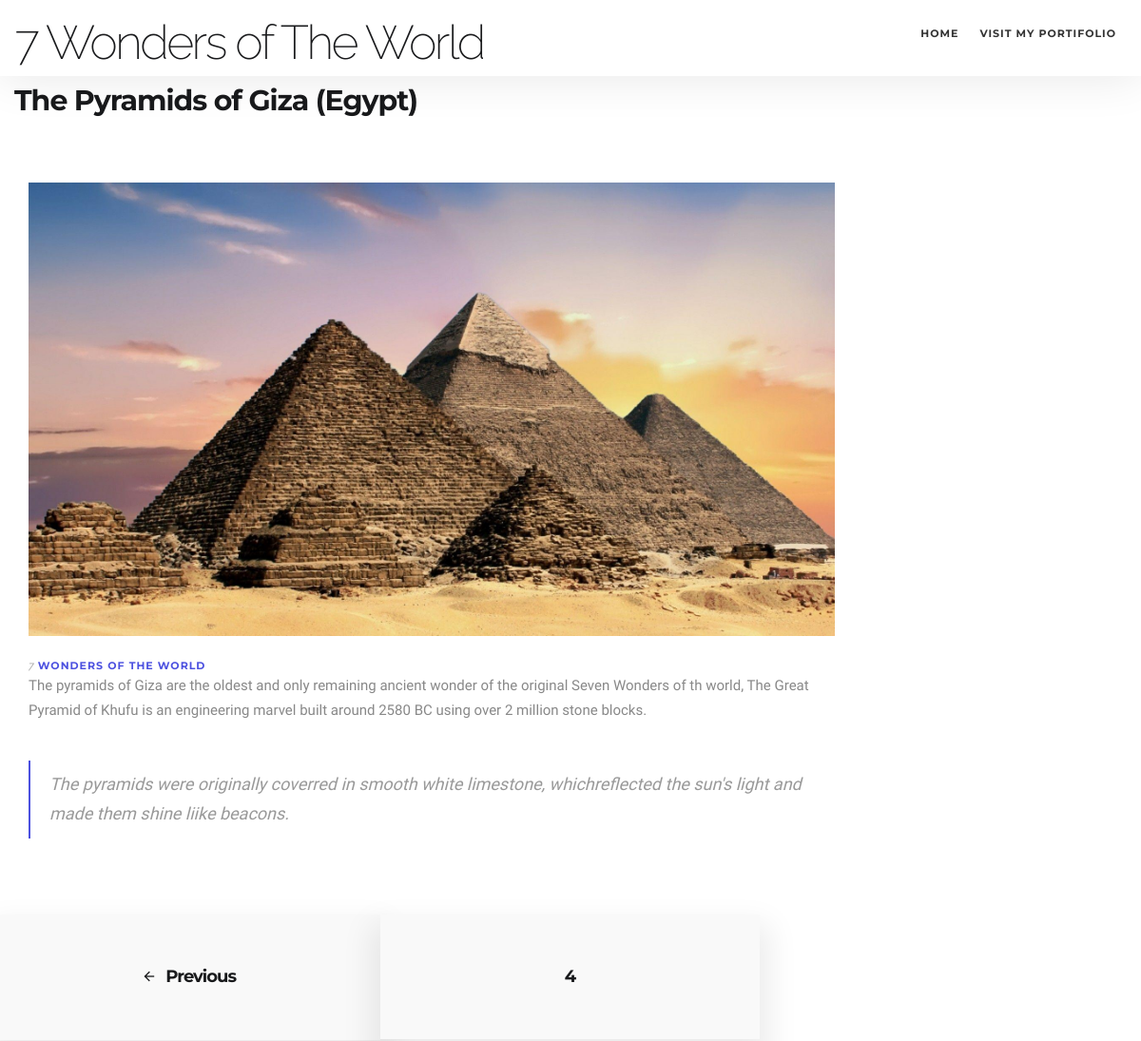
/?page=4, run on the app's committed database.
### index/models.py (models this page shows, shortened)
class data (models.Model):
    Name = models.CharField(max_length=200)
    photo = models.ImageField(null=True, blank= True)
    video =  models.CharField(max_length=200,  null = True,blank=True)
    funfact = models.CharField(max_length= 10000, null = True,blank=True)
    description = models.CharField(max_length= 10000, null = True,blank=True)
    @property
    def imageURL(self):
         try:
             url = self.photo.url
         except:
             url = ""
         return url

### index/views.py (the view)
def home(request):
    info = data.objects.all()
    paginate = Paginator(data.objects.all(), 2)
    page = request.GET.get('page')
    info = paginate.get_page(page)
    context = {'info':info}
    return render(request,'index/home.html',context)

### index/templates/index/home.html (shortened to what this page needs)
{%load static %}
<!DOCTYPE html>
<html lang="en">
<head>
        <link href="{% static 'css/init.css'%}" rel="stylesheet" type="text/css">
        <link href="{% static 'css/ion-icons.min.css'%}" rel="stylesheet" type="text/css">
        <link href="{% static 'css/etline-icons.min.css'%}" rel="stylesheet" type="text/css">
        <link href="{% static 'css/theme.css'%}" rel="stylesheet" type="text/css">
        <link href="{% static 'css/custom.css'%}" rel="stylesheet" type="text/css">
        <link href="{% static 'css/colors/purple.css'%}" rel="stylesheet" type="text/css">
    </head>
    <body data-fade-in="true">
        <nav class="navbar nav-down" data-fullwidth="true" data-menu-style="light" data-animation="shrink">
            <div class="container">
                <div class="navbar-header">
                    <h2>7 Wonders of The World</h2>
                </div>
                <div id="navbar" class="navbar-collapse collapse">
                    <div class="container">
                        <ul class="nav navbar-nav menu-right">
                            <li><a href="#">Home</a></li>
                            <li><a href="#">Visit my portifolio</a></li>
                        </ul>
                    </div>
                </div>
            </div>
        </nav>
        <section class="blog">
            {% for wonder in info %}
            <div class="container">
                <div class="row">
                    <a class="link-to-post" href="#"><h3><strong>{{wonder.Name}}</strong></h3></a>
                    <div class="col-md-9">
                        <div class="blog-post">
                            <div class="mt20 mb20">
                                <img src="{{wonder.imageURL}}" class="img-responsive width100" alt="#">
                            </div>
                            <div class="post-header">
                                <h5><span>7</span> <strong><a href="#" class="color"> Wonders of the world</a></strong></h5>
                            </div>
                            <p>{{wonder.description}}</p>
                            <blockquote>{{wonder.funfact}}</blockquote>
                        </div>
                    </div>
                </div>
            </div>
            {%endfor%}
      </section>
      <section class="project-nav">
        {% if info.has_previous %}
        <a href="?page={{info.previous_page_number}}"><i class="ion-android-arrow-back"></i><h5><strong>Previous</strong></h5></a>
        {%endif%}
        <a href="#"><h5><strong>{{info.number}}</strong></h5></a>
    </section>
    </body>
</html>

### static/css/colors/purple.css (style rules this page uses)
a:focus, a:hover, .color, .connected-icon a i, .testimonial-name, .testimonial-name small, .highlight, .btn-ghost-color, .contact-details-social li a:hover, .portfolioContainer li .info i, .project-changer li a, #iconTabs li.active a span, .box a, .box.box-style6 a, .box.box-style8b a, .about-me-social li a:hover, .icon-box-hover i, .footer.style-1 li a:hover, .footer.style-1 > a:hover, .countdown-big h1, .home-blog-filters .cbp-filter-item-active.cbp-filter-item, .home-blog-filters .cbp-filter-item:hover, .home-filters-dark .cbp-filter-item:hover, .home-filters-dark .cbp-filter-item-active.cbp-filter-item, .connected-icons li a h4, .footer.style-1.dark ul li a, .btn-ghost, #twitter-feed-slider .user a:hover:before, #twitter-feed-slider .timePosted a:hover, #twitter-feed-slider .interact a:hover:before, #twitter-feed-list ul li:first-child .user a:hover:before, .project-nav a:hover h5, .project-nav a:hover i, .color, .feature-center.white i.color, .counter h1, .team figure figcaption a:hover, .portfolio figure figcaption p, a:hover .subheading, .blog-columns .blog-thumb-desc a:hover h4, .blog-standard a:hover h4, .blog-pagination li a:hover, .sidebar-share a:hover, .shop .cbp-l-caption-body a:hover, .team-caption ul li a:hover, .read-more-link.color span, .read-more-link2.color span, #clock .digit { color: #4c51e0 }
#video .play-btn:after, .music-bottom .play-btn:after, .play-bottom .play-btn:after, blockquote { border-left-color: #4c51e0 }

### data on the page
data: Name "The Pyramids of Giza (Egypt)", imageURL (picture), description "The pyramids of Giza are the oldest and only remaining ancient wonder of the original Seven Wonders of th world, The Great Pyramid of Khufu is an engineering marvel built around 2580 BC using over 2 million stone blocks.", funfact "The pyramids were originally coverred in smooth white limestone, whichreflected the sun's light and made them shine liike beacons."

### other printed values
{{ info.number }} "4"
